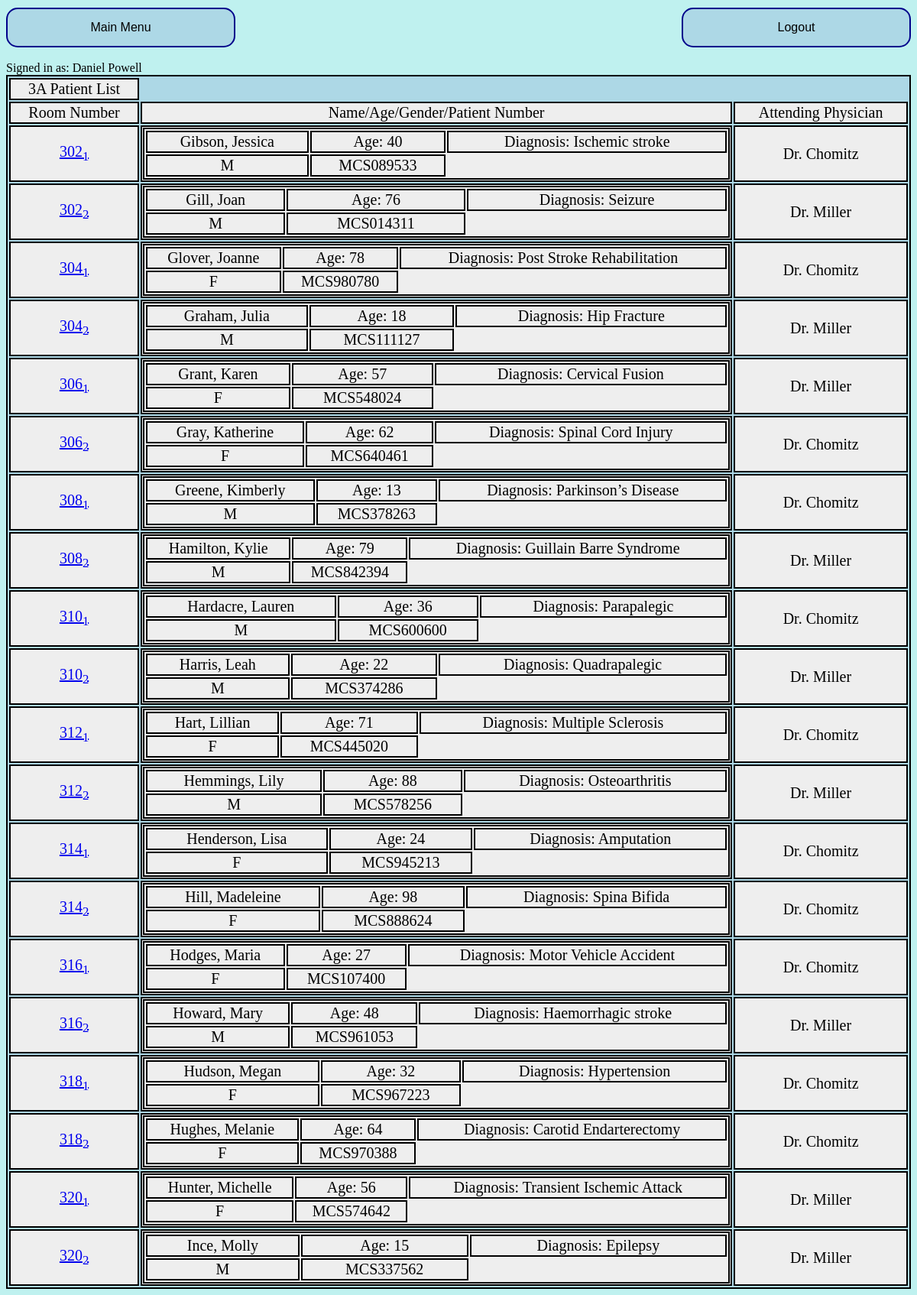
The page /PatientList.php?Units=3A (signed in) on the database its author committed.
### tables this page shows
CREATE TABLE Patient(
patientMCS CHAR(9),
patientFirstName VARCHAR(64),
patientLastName VARCHAR(64),
patientSIN CHAR(11),
patientHeight INTEGER,
patientWeight FLOAT,
patientDateOfBirth DATE,
patientGender CHAR,
patientHealthCard LONG,
patientPostalCode CHAR(7),
patientAddress VARCHAR(64),
patientCity VARCHAR(32),
patientPhoneNumber CHAR(17),
patientAdvancedDirective VARCHAR(32),
patientAdvDirOnFile VARCHAR(32),
patientAllergies VARCHAR(64),
patientAdvDirDate DATE,
PRIMARY KEY (patientMCS));

CREATE TABLE ResidesIn(
patientMCS VARCHAR(9) unique,
roomNumber INTEGER,
bedNumber INTEGER,
PRIMARY KEY(patientMCS, roomNumber),
UNIQUE (roomNumber, bedNumber),
FOREIGN KEY (roomNumber) REFERENCES Room (roomNumber),
FOREIGN KEY (patientMCS) REFERENCES Patient (patientMCS),
CHECK ( bedNumber = 1
OR bedNumber = 2));

CREATE TABLE Conditions (
conditionCode CHAR(8),
conditionName VARCHAR(64),
PRIMARY KEY (conditionCode));

CREATE TABLE Doctor(
doctorLastName VARCHAR(64),
doctorFirstName VARCHAR(64),
doctorPhoneNumber CHAR(17),
doctorTitle VARCHAR(64),
doctorSIN CHAR(11),
PRIMARY KEY(doctorSIN));

### PatientList.php (the view, shortened to what this page needs)
<html>
	<head>
		<link
        		href = "./style.css"
        		type = "text/css"
        		rel  = "stylesheet">
	</head>
	<body bgcolor="#BFF1EF">
		<form action="Units.php">
				<input type="submit" value="Main Menu">
		</form>
		<form class="logout" action="Logout.php">
				<input type="submit" value="Logout">
		</form>
		<div id="User">
			<?php
			$USER = $_SESSION['uName'];
			echo "Signed in as: $USER";
			?>
		</div>
		<?php
		include("config.php");
		$Unit = $_GET['Units'];
		if($Unit == "Search")
		{
			$Unit = "";
			$result = mysqli_query($db, $_SESSION['pSearch']);
		}
		else
		{
			$Unit = mysqli_real_escape_string($db, $Unit);
			$sql = "SELECT *, TIMESTAMPDIFF(YEAR, patientDateOfBirth, CURDATE()) AS age FROM Patient natural join ResidesIn natural join Room natural join DiagnosedWith natural join Conditions natural join IsProvidedForBy natural join Doctor WHERE '$Unit' = unitCode AND role='Attending Physician' ORDER BY roomNumber;";
			$result = mysqli_query($db,$sql);
		}
		echo "<table border='1' id='Main'>";
		echo "<tr>
				<td>" . $Unit . " Patient List</td>
			</tr>";
		echo "<tr>
				<td>Room Number</td>
				<td>Name/Age/Gender/Patient Number</td>
				<td>Attending Physician</td>
			</tr>";
		if($result !== FALSE)
		{
			while($row = mysqli_fetch_array($result, MYSQLI_ASSOC))
			{
				echo "<tr>
						<td><a href='Main.php?Patientmcs=" . $row['patientMCS'] . "'>" . $row['roomNumber'] . "<sub>" . $row['bedNumber'] ."</sub></a></td>
						<td border='none'>
							<table border='none'>
								<tr>
									<td>" . $row['patientLastName'] . ", " . $row['patientFirstName'] . "</td>
									<td>Age: ". $row['age'] ." </td>
									<td>Diagnosis: " . $row['conditionName'] . "</td>
								</tr>
								<tr>
									<td>" . $row['patientGender'] . "</td>
									<td>" . $row['patientMCS'] . "</td>
								</tr>
							</table>
						</td>
						<td>Dr. " . $row['doctorLastName'] . "</td>
					</tr>";
			}
		}
		else
		{
		}
		echo "</table>";
		?>
	</body>
</html>

### style.css (style rules this page uses)
html { text-style:Courier New; }
table { border: 2px solid black; width: 100%; }
td { border: 2px solid black; text-align: center; }
.logout { top: 8px; right: 8px; position: absolute; }
input { background-color: lightblue; border: 2px solid darkblue; border-radius: 15px; color: black; width: 300px; padding: 15px 15px; text-align: center; text-decoration: none; display: inline-block; font-size: 16px; margin-top: 2px; margin-bottom: 2px; }
#Main { border: 2px solid black; width: 100%; font-size: 20px; background-color: lightblue; }
#Main tr { background-color: #eee; border-top: 1px solid #fff; font-size: 20px; }
#Main a { pointer-events: none; cursor: default; }

### rows shown on the page
patient: residesin.roomNumber "302", residesin.bedNumber "1", patientLastName "Gibson", patientFirstName "Jessica", age "40", conditions.conditionName "Ischemic stroke", patientGender "M", patientMCS "MCS089533", doctor.doctorLastName "Chomitz"
patient: residesin.roomNumber "302", residesin.bedNumber "2", patientLastName "Gill", patientFirstName "Joan", age "76", conditions.conditionName "Seizure", patientGender "M", patientMCS "MCS014311", doctor.doctorLastName "Miller"
patient: residesin.roomNumber "304", residesin.bedNumber "1", patientLastName "Glover", patientFirstName "Joanne", age "78", conditions.conditionName "Post Stroke Rehabilitation", patientGender "F", patientMCS "MCS980780", doctor.doctorLastName "Chomitz"
patient: residesin.roomNumber "304", residesin.bedNumber "2", patientLastName "Graham", patientFirstName "Julia", age "18", conditions.conditionName "Hip Fracture", patientGender "M", patientMCS "MCS111127", doctor.doctorLastName "Miller"
patient: residesin.roomNumber "306", residesin.bedNumber "1", patientLastName "Grant", patientFirstName "Karen", age "57", conditions.conditionName "Cervical Fusion", patientGender "F", patientMCS "MCS548024", doctor.doctorLastName "Miller"
patient: residesin.roomNumber "306", residesin.bedNumber "2", patientLastName "Gray", patientFirstName "Katherine", age "62", conditions.conditionName "Spinal Cord Injury", patientGender "F", patientMCS "MCS640461", doctor.doctorLastName "Chomitz"
patient: residesin.roomNumber "308", residesin.bedNumber "1", patientLastName "Greene", patientFirstName "Kimberly", age "13", conditions.conditionName "Parkinson’s Disease", patientGender "M", patientMCS "MCS378263", doctor.doctorLastName "Chomitz"
patient: residesin.roomNumber "308", residesin.bedNumber "2", patientLastName "Hamilton", patientFirstName "Kylie", age "79", conditions.conditionName "Guillain Barre Syndrome", patientGender "M", patientMCS "MCS842394", doctor.doctorLastName "Miller"
patient: residesin.roomNumber "310", residesin.bedNumber "1", patientLastName "Hardacre", patientFirstName "Lauren", age "36", conditions.conditionName "Parapalegic", patientGender "M", patientMCS "MCS600600", doctor.doctorLastName "Chomitz"
patient: residesin.roomNumber "310", residesin.bedNumber "2", patientLastName "Harris", patientFirstName "Leah", age "22", conditions.conditionName "Quadrapalegic", patientGender "M", patientMCS "MCS374286", doctor.doctorLastName "Miller"
patient: residesin.roomNumber "312", residesin.bedNumber "1", patientLastName "Hart", patientFirstName "Lillian", age "71", conditions.conditionName "Multiple Sclerosis", patientGender "F", patientMCS "MCS445020", doctor.doctorLastName "Chomitz"
patient: residesin.roomNumber "312", residesin.bedNumber "2", patientLastName "Hemmings", patientFirstName "Lily", age "88", conditions.conditionName "Osteoarthritis", patientGender "M", patientMCS "MCS578256", doctor.doctorLastName "Miller"
patient: residesin.roomNumber "314", residesin.bedNumber "1", patientLastName "Henderson", patientFirstName "Lisa", age "24", conditions.conditionName "Amputation", patientGender "F", patientMCS "MCS945213", doctor.doctorLastName "Chomitz"
patient: residesin.roomNumber "314", residesin.bedNumber "2", patientLastName "Hill", patientFirstName "Madeleine", age "98", conditions.conditionName "Spina Bifida", patientGender "F", patientMCS "MCS888624", doctor.doctorLastName "Chomitz"
patient: residesin.roomNumber "316", residesin.bedNumber "1", patientLastName "Hodges", patientFirstName "Maria", age "27", conditions.conditionName "Motor Vehicle Accident", patientGender "F", patientMCS "MCS107400", doctor.doctorLastName "Chomitz"
patient: residesin.roomNumber "316", residesin.bedNumber "2", patientLastName "Howard", patientFirstName "Mary", age "48", conditions.conditionName "Haemorrhagic stroke", patientGender "M", patientMCS "MCS961053", doctor.doctorLastName "Miller"
patient: residesin.roomNumber "318", residesin.bedNumber "1", patientLastName "Hudson", patientFirstName "Megan", age "32", conditions.conditionName "Hypertension", patientGender "F", patientMCS "MCS967223", doctor.doctorLastName "Chomitz"
patient: residesin.roomNumber "318", residesin.bedNumber "2", patientLastName "Hughes", patientFirstName "Melanie", age "64", conditions.conditionName "Carotid Endarterectomy", patientGender "F", patientMCS "MCS970388", doctor.doctorLastName "Chomitz"
patient: residesin.roomNumber "320", residesin.bedNumber "1", patientLastName "Hunter", patientFirstName "Michelle", age "56", conditions.conditionName "Transient Ischemic Attack", patientGender "F", patientMCS "MCS574642", doctor.doctorLastName "Miller"
patient: residesin.roomNumber "320", residesin.bedNumber "2", patientLastName "Ince", patientFirstName "Molly", age "15", conditions.conditionName "Epilepsy", patientGender "M", patientMCS "MCS337562", doctor.doctorLastName "Miller"

### other values the page prints
$USER "Daniel Powell"
$Unit "3A"
